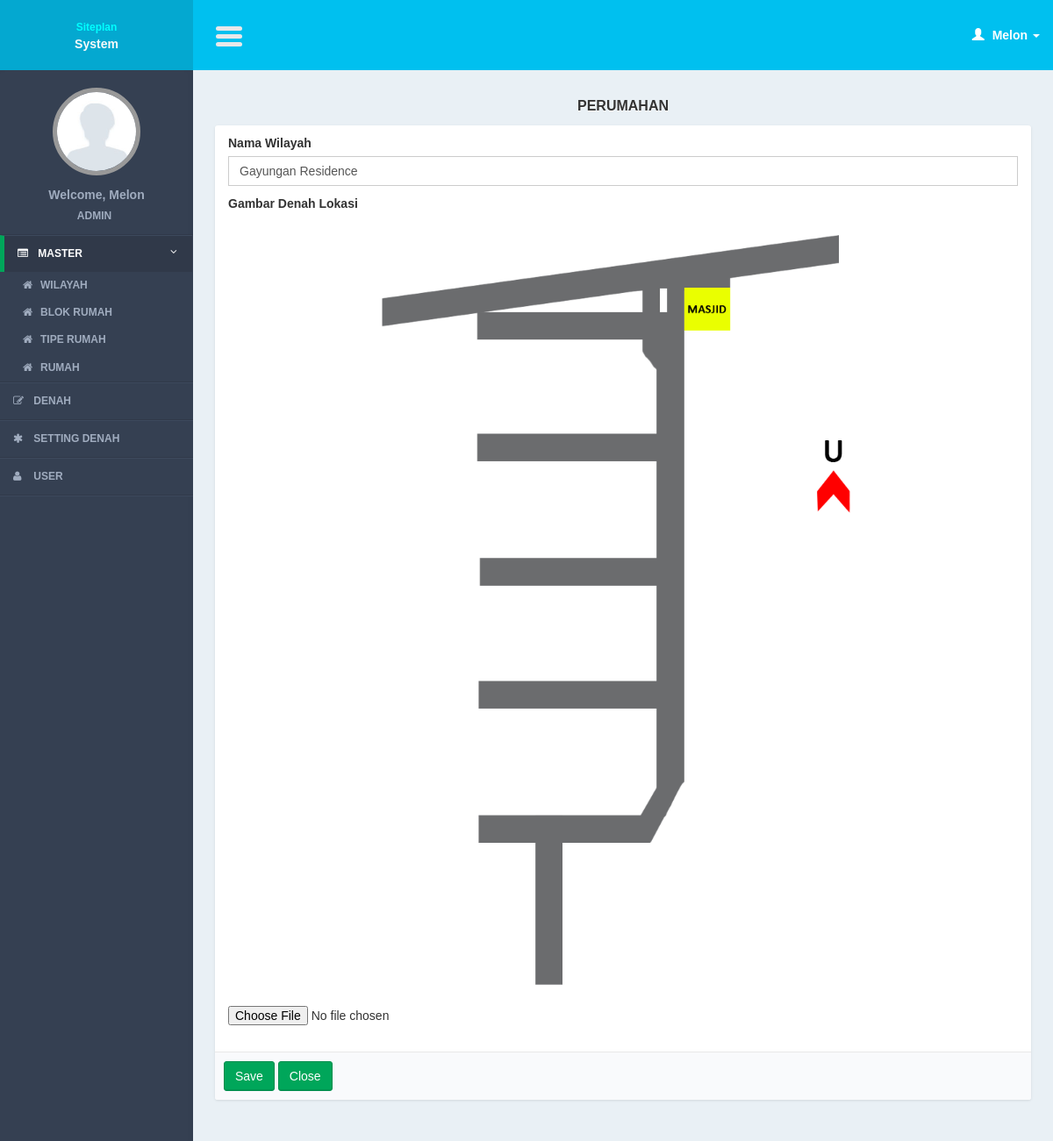
The page /controllers/building.php?page=form&id=7 (signed in) on the database its author committed.
### tables this page shows
CREATE TABLE IF NOT EXISTS `buildings` (
`building_id` int(11) NOT NULL,
  `building_name` varchar(100) NOT NULL,
  `building_img` text NOT NULL
);

### models/building_model.php (called while the page is built, shortened)
<?php
function read_id($id){
	$query = mysql_query("select *
			from buildings
			where building_id = '$id'");
	$result = mysql_fetch_object($query);
	return $result;
}
?>

### views/building/form.php (the view, shortened to what this page needs)
      <section class="content">
          <div class="row">
              <div class="col-md-12">
                <div class="title_page"> <?= $title ?></div>
                   <form action="<?= $action?>" method="post" enctype="multipart/form-data" role="form">
                  <div class="box box-cokelat">
                      <div class="box-body">
                              <div class="col-md-12">
                              <div class="form-group">
                                  <label>Nama Wilayah</label>
                                  <input required type="text" name="i_name" class="form-control" placeholder="Masukkan nama ruang..." value="<?= $row->building_name ?>"/>
                              </div>
  							 <div class="form-group">
                               <label>Gambar Denah Lokasi</label>
                                <?php
                              if($id){
	 $gambar = ($row->building_img) ? $row->building_img : "img_not_found.png";
?>
                              <br />
                              <img src="<?= "../img/building/".$gambar ?>" style="max-width:100%;"/>
                              <?php
}
?>
                                 <input type="file" name="i_img" id="i_img" />
                              </div>
                              </div>
                      </div>
                        <div class="box-footer">
                      <input class="btn btn-success" type="submit" value="Save"/>
                      <a href="<?= $close_button?>" class="btn btn-success" >Close</a>
                   </div>
                  </div>
             </form>
              </div>
          </div>
      </section>

### css/AdminLTE.css (style rules this page uses)
html { font-family: 'Source Sans Pro', sans-serif; -webkit-font-smoothing: antialiased; min-height: 100%; background: #E9F0F5; }
body { font-family: 'Source Sans Pro', sans-serif; -webkit-font-smoothing: antialiased; min-height: 100%; background: #E9F0F5; }
a { color: #3c8dbc; }
.content { padding: 30px 10px; }
img { max-width: 100%important; }
.form-control { -webkit-border-radius: 0px !important; -moz-border-radius: 0px !important; border-radius: 0px !important; box-shadow: none; }
.box { position: relative; margin-bottom: 20px; -webkit-border-radius: 3px; -moz-border-radius: 3px; border-radius: 3px !important; width: 100%; background:#fff; box-shadow: 0 1px 3px rgba(0, 0, 0, 0.1); }
.box .box-body { padding-top:10px; -webkit-border-top-left-radius: 0; -webkit-border-top-right-radius: 0; -webkit-border-bottom-right-radius: 3px; -webkit-border-bottom-left-radius: 3px; -moz-border-radius-topleft: 0; -moz-border-radius-topright: 0; -moz-border-radius-bottomright: 3px; -moz-border-radius-bottomleft: 3px; border-top-left-radius: 0; border-top-right-radius: 0; border-bottom-right-radius: 3px; border-bottom-left-radius: 3px; border-radius:3px; padding-bottom:20px; }
.box .box-footer { border-top: 1px solid #e8e8e8; -webkit-border-top-left-radius: 0; -webkit-border-top-right-radius: 0; -webkit-border-bottom-right-radius: 3px; -webkit-border-bottom-left-radius: 3px; -moz-border-radius-topleft: 0; -moz-border-radius-topright: 0; -moz-border-radius-bottomright: 3px; -moz-border-radius-bottomleft: 3px; border-top-left-radius: 0; border-top-right-radius: 0; border-bottom-right-radius: 3px; border-bottom-left-radius: 3px; background:#F9FAFC; padding: 10px; }
.btn { font-weight: 500; -webkit-border-radius: 3px; -moz-border-radius: 3px; border-radius: 3px; border: 1px solid transparent; -webkit-box-shadow: inset 0px -2px 0px 0px rgba(0, 0, 0, 0.09); -moz-box-shadow: inset 0px -2px 0px 0px rgba(0, 0, 0, 0.09); box-shadow: inset 0px -1px 0px 0px rgba(0, 0, 0, 0.09); }
.btn.btn-success { background-color: #00a65a; border-color: #008d4c; }
.title_page { font-size:medium; text-align:center; font-weight:bold; margin-bottom:10px; text-shadow: 0 1px 1px #ffffff; text-transform:uppercase; }

### css/tooltip/tooltip-classic.css (style rules this page uses)
html, body { margin:0; height:100%; font-family: arial; }

### rows shown on the page
buildings: i_name "Gayungan Residence", building_img (picture)

### other values the page prints
$user_data[0] "Melon"
$user_data[1] "ADMIN"
$title "PERUMAHAN"
